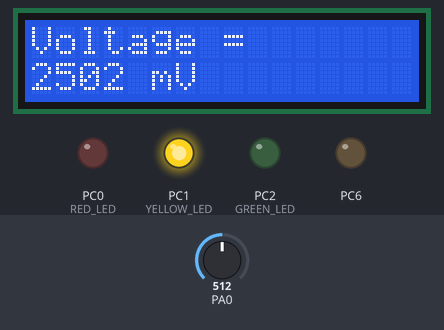
Bench run of a program on a simulated ATmega32, built with avr-gcc and emulated at 8 MHz (the files do not name the chip). Parts: 16×2 character LCD, output pins drawn as LEDs (lit = HIGH). Wiring (inferred from the signals the program sends): character LCD (HD44780): RS PC5; E PC7; data PD0, PD1, PD2, PD3, PD4, PD5, PD6, PD7. Inputs (shaded band) come from the test bench; at power-on: PA0 = 512. Pins used as bus, display or sensor lines are not drawn.

Above: at 1.2 s.
1.3 s: PA0 set to 601
At 2.7 s:
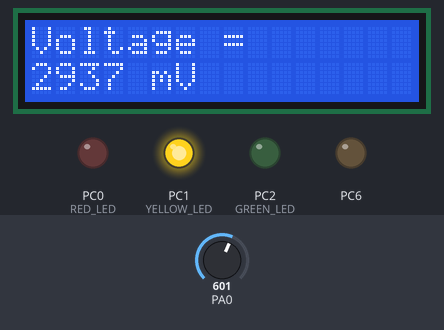
3.0 s: PA0 set to 624
At 4.2 s:
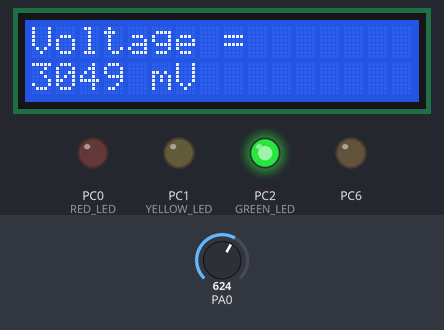
4.7 s: PA0 set to 306
At 5.4 s:
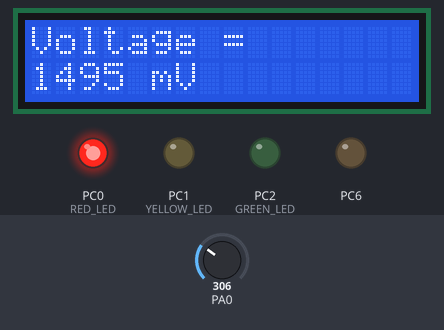
Timing chart, 0 to 7.7 s (numbered marks = the images above; inputs shaded):
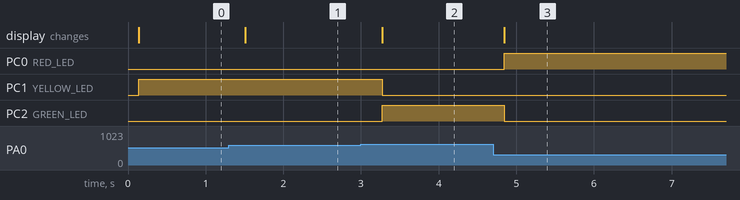

The program:

main.c
```c
#define F_CPU 8000000UL

#include <avr/io.h>
#include <util/delay.h>
#include <stdlib.h>

#include "LCD.h"
#include "ADC.h"

#define RED_LED      PC0
#define YELLOW_LED   PC1
#define GREEN_LED    PC2

int main(void)
{
	u16 Voltage;
	char Buffer[10];

	DDRC |= (1<<RED_LED) | (1<<YELLOW_LED) | (1<<GREEN_LED);	   //o_put
	PORTC &= ~((1<<RED_LED) | (1<<YELLOW_LED) | (1<<GREEN_LED));   //off

 //LCD _Commands
	LCD_Init();
	LCD_Clear();
	ADC_init();
	ADC_voidEnable();


	while (1)
	{

		ADC_voidStartConversion(ADC_CH0);
		Voltage = ADC_u16ReadADCInMV();


		LCD_Command(0x80);
		LCD_String("Voltage = ");

		LCD_Command(0xC0);
		ltoa(Voltage, Buffer, 10);
		LCD_String(Buffer);
		LCD_String(" mV   ");


		PORTC &= ~((1<<RED_LED) | (1<<YELLOW_LED) | (1<<GREEN_LED));

		if (Voltage <= 1500)
		{
			PORTC |= (1<<RED_LED);
		}
		else if (Voltage <= 3000)
		{
			PORTC |= (1<<YELLOW_LED);
		}
		else
		{
			PORTC |= (1<<GREEN_LED);
		}

		_delay_ms(100);
	}
}
```

ADC.c
```c
#include "ADC.h"

void ADC_init(void)
{
	ADMUX = (1 << REFS0);  //5v


	ADMUX &= ~(1 << ADLAR);


	ADCSRA = (1 << ADPS2) |(1 << ADPS1); //64 *8=125 kH
}

void ADC_voidEnable(void)
{
	ADCSRA |= (1 << ADEN); //enable
}

void ADC_voidDisable(void)
{
	ADCSRA &= ~(1 << ADEN);
}

void ADC_voidStartConversion(u8 addresscpy)
{
	ADMUX &= 0xF8;   //PA0

	ADCSRA |= (1 << ADSC);

	while (ADCSRA & (1 << ADSC)); // RETURN 0
}

u16 ADC_u16ReadADC(void)
{
	return ADC;  //            5    1023
}                //           2.5   511.5

u16 ADC_u16ReadADCInMV(void)
{
	u16 DigitalValue;
	u16 Voltage;

	DigitalValue = ADC;

	Voltage = ((u32)DigitalValue * 5000) / 1023;

	return Voltage;
}
```

ADC.h
```c
#ifndef ADC_H_
#define ADC_H_

#include <avr/io.h>
#include "STD_TYPES.h"

#define ADC_CH0    0
#define ADC_CH1    1
#define ADC_CH2    2
#define ADC_CH3    3
#define ADC_CH4    4
#define ADC_CH5    5
#define ADC_CH6    6
#define ADC_CH7    7

void ADC_init(void);
void ADC_voidEnable(void);
void ADC_voidDisable(void);
u16 ADC_u16ReadADC(void);
void ADC_voidStartConversion(u8 addresscpy);
u16 ADC_u16ReadADCInMV(void);

#endif
```

EXTI.c
```c
#include <avr/io.h>

#include "STD_TYPES.h"
#include "BIT_MATH.h"
#include "EXTI.h"

void EXTI_INT0_Init(u8 Trigger)
{
	switch(Trigger)
	{
		case LOW_LEVEL:
		CLR_BIT(MCUCR,ISC00);
		CLR_BIT(MCUCR,ISC01);
		break;

		case IOC:
		SET_BIT(MCUCR,ISC00);
		CLR_BIT(MCUCR,ISC01);
		break;

		case FALLING_EDGE:
		CLR_BIT(MCUCR,ISC00);
		SET_BIT(MCUCR,ISC01);
		break;

		case RISING_EDGE:
		SET_BIT(MCUCR,ISC00);
		SET_BIT(MCUCR,ISC01);
		break;
	}


	SET_BIT(GICR,INT0);
}
```

EXTI.h
```c
#ifndef EXTI_H_
#define EXTI_H_

#include "STD_TYPES.h"

#define LOW_LEVEL      0
#define IOC            1
#define FALLING_EDGE   2
#define RISING_EDGE    3

void EXTI_INT0_Init(u8 Trigger);

#endif
```

LCD.c
```c
#define F_CPU 8000000UL
#include "LCD.h"
#include "DIO.h"
#include <util/delay.h>

static void LCD_EnablePulse(void)
{
	DIO_SetPinValue(PORT_C, PIN7, HIGH);
	_delay_ms(2);
	DIO_SetPinValue(PORT_C, PIN7, LOW);
}

void LCD_Command(u8 cmd)
{
	DIO_SetPinValue(PORT_C, PIN5, LOW);   // RS = 0
	DIO_SetPinValue(PORT_C, PIN6, LOW);   // RW = 0

	DIO_SetPortValue(PORT_D, cmd);

	LCD_EnablePulse();

	_delay_ms(2);
}

void LCD_Char(u8 data)
{
	DIO_SetPinValue(PORT_C, PIN5, HIGH);  // RS = 1
	DIO_SetPinValue(PORT_C, PIN6, LOW);   // RW = 0

	DIO_SetPortValue(PORT_D, data);

	LCD_EnablePulse();

	_delay_ms(2);
}

void LCD_String(char *str)
{
	while(*str)
	{
		LCD_Char(*str++);
	}
}

void LCD_Clear(void)
{
	LCD_Command(0x01);
	_delay_ms(2);
}

void LCD_Init(void)
{
	DIO_SetPortDirection(PORT_D, OUTPUT);

	DIO_SetPinDirection(PORT_C, PIN5, OUTPUT);
	DIO_SetPinDirection(PORT_C, PIN6, OUTPUT);
	DIO_SetPinDirection(PORT_C, PIN7, OUTPUT);

	_delay_ms(20);

	LCD_Command(0x38);
	LCD_Command(0x0C);
	LCD_Command(0x06);
	LCD_Command(0x01);

	_delay_ms(2);
}
```

LCD.h
```c
#ifndef LCD_H_
#define LCD_H_

#define F_CPU 8000000UL
#include "DIO.h"
#include <util/delay.h>
#include <stdlib.h>


#define LCD_D0 PORT_D,PIN0
#define LCD_D1 PORT_D,PIN1
#define LCD_D2 PORT_D,PIN2
#define LCD_D3 PORT_D,PIN3
#define LCD_D4 PORT_D,PIN4
#define LCD_D5 PORT_D,PIN5
#define LCD_D6 PORT_D,PIN6
#define LCD_D7 PORT_D,PIN7


#define LCD_RS PORT_C,PIN5
#define LCD_RW PORT_C,PIN6
#define LCD_EN PORT_C,PIN7

void LCD_Init(void);
void LCD_Command(unsigned char cmd);
void LCD_Char(unsigned char data);
void LCD_String(char *str);
void LCD_Clear(void);
void LCD_Goto(unsigned char row,unsigned char col);
void LCD_Number(long num);

#endif
```

BIT_MATH.h
```c
#ifndef BIT_MATH_H_
#define BIT_MATH_H_

#define SET_BIT(REG,BIT)    (REG |= (1<<BIT))
#define CLR_BIT(REG,BIT)    (REG &= ~(1<<BIT))
#define TOG_BIT(REG,BIT)    (REG ^= (1<<BIT))
#define GET_BIT(REG,BIT)    ((REG>>BIT)&1)

#endif
```

DIO.c
```c
#include "DIO.h"
#include <avr/io.h>

void DIO_SetPinDirection(u8 Port, u8 Pin, u8 Direction)
{
	switch(Port)
	{
		case PORT_A:
		if(Direction == OUTPUT)
		DDRA |= (1 << Pin);
		else
		DDRA &= ~(1 << Pin);
		break;

		case PORT_B:
		if(Direction == OUTPUT)
		DDRB |= (1 << Pin);
		else
		DDRB &= ~(1 << Pin);
		break;

		case PORT_C:
		if(Direction == OUTPUT)
		DDRC |= (1 << Pin);
		else
		DDRC &= ~(1 << Pin);
		break;

		case PORT_D:
		if(Direction == OUTPUT)
		DDRD |= (1 << Pin);
		else
		DDRD &= ~(1 << Pin);
		break;
	}
}

void DIO_SetPinValue(u8 Port, u8 Pin, u8 Value)
{
	switch(Port)
	{
		case PORT_A:
		if(Value == HIGH)
		PORTA |= (1 << Pin);
		else
		PORTA &= ~(1 << Pin);
		break;

		case PORT_B:
		if(Value == HIGH)
		PORTB |= (1 << Pin);
		else
		PORTB &= ~(1 << Pin);
		break;

		case PORT_C:
		if(Value == HIGH)
		PORTC |= (1 << Pin);
		else
		PORTC &= ~(1 << Pin);
		break;

		case PORT_D:
		if(Value == HIGH)
		PORTD |= (1 << Pin);
		else
		PORTD &= ~(1 << Pin);
		break;
	}
}

void DIO_TogglePinValue(u8 Port, u8 Pin)
{
	switch(Port)
	{
		case PORT_A: PORTA ^= (1 << Pin); break;
		case PORT_B: PORTB ^= (1 << Pin); break;
		case PORT_C: PORTC ^= (1 << Pin); break;
		case PORT_D: PORTD ^= (1 << Pin); break;
	}
}

u8 DIO_GetPinValue(u8 Port, u8 Pin)
{
	switch(Port)
	{
		case PORT_A: return (PINA >> Pin) & 1;
		case PORT_B: return (PINB >> Pin) & 1;
		case PORT_C: return (PINC >> Pin) & 1;
		case PORT_D: return (PIND >> Pin) & 1;
	}

	return 0;
}

void DIO_SetPortDirection(u8 Port, u8 Direction)
{
	switch(Port)
	{
		case PORT_A:
		DDRA = (Direction == OUTPUT) ? 0xFF : 0x00;
		break;

		case PORT_B:
		DDRB = (Direction == OUTPUT) ? 0xFF : 0x00;
		break;

		case PORT_C:
		DDRC = (Direction == OUTPUT) ? 0xFF : 0x00;
		break;

		case PORT_D:
		DDRD = (Direction == OUTPUT) ? 0xFF : 0x00;
		break;
	}
}

void DIO_SetPortValue(u8 Port, u8 Value)
{
	switch(Port)
	{
		case PORT_A:
		PORTA = Value;
		break;

		case PORT_B:
		PORTB = Value;
		break;

		case PORT_C:
		PORTC = Value;
		break;

		case PORT_D:
		PORTD = Value;
		break;
	}
}
```

DIO.h
```c
#ifndef DIO_H_
#define DIO_H_

#include "STD_TYPES.h"


#define PORT_A     0
#define PORT_B     1
#define PORT_C     2
#define PORT_D     3


#define PIN0       0
#define PIN1       1
#define PIN2       2
#define PIN3       3
#define PIN4       4
#define PIN5       5
#define PIN6       6
#define PIN7       7

#define INPUT      0
#define OUTPUT     1

#define LOW        0
#define HIGH       1

void DIO_SetPinDirection(u8 Port, u8 Pin, u8 Direction);
void DIO_SetPinValue(u8 Port, u8 Pin, u8 Value);
void DIO_TogglePinValue(u8 Port, u8 Pin);
u8 DIO_GetPinValue(u8 Port, u8 Pin);

void DIO_SetPortDirection(u8 Port, u8 Direction);
void DIO_SetPortValue(u8 Port, u8 Value);

#endif
```

STD_TYPES.h
```c
#ifndef STD_TYPES_H_
#define STD_TYPES_H_

typedef unsigned char       u8;
typedef unsigned short int  u16;
typedef unsigned long int   u32;

typedef signed char         s8;
typedef signed short int    s16;
typedef signed long int     s32;


#endif
```

Measured:
- the behaviour switches between 614 and 615 on PA0 (found by bisection; images 1 and 2)
- after the input at 1.3 s, the display: changes after 0.21 s (image 1)
- after the input at 3.0 s, PC1 (YELLOW_LED): HIGH → LOW after 0.27 s; PC2 (GREEN_LED): LOW → HIGH after 0.27 s; the display: changes after 0.27 s (image 2)
- after the input at 4.7 s, PC0 (RED_LED): LOW → HIGH after 0.14 s; PC2 (GREEN_LED): HIGH → LOW after 0.14 s; the display: changes after 0.14 s (image 3)
